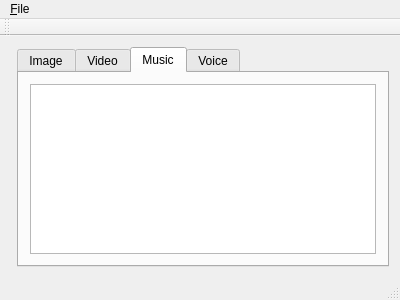
<?xml version="1.0" encoding="UTF-8"?>
<ui version="4.0">
 <class>MainWindow</class>
 <widget class="QMainWindow" name="MainWindow">
  <property name="geometry">
   <rect>
    <x>0</x>
    <y>0</y>
    <width>400</width>
    <height>300</height>
   </rect>
  </property>
  <property name="windowTitle">
   <string>MainWindow</string>
  </property>
  <widget class="QWidget" name="centralWidget">
   <layout class="QGridLayout" name="gridLayout">
    <item row="0" column="0">
     <widget class="VideoSurface" name="widget" native="true"/>
    </item>
    <item row="0" column="1">
     <widget class="QTabWidget" name="tabWidget">
      <property name="currentIndex">
       <number>2</number>
      </property>
      <widget class="QWidget" name="image">
       <attribute name="title">
        <string>Image</string>
       </attribute>
      </widget>
      <widget class="QWidget" name="video">
       <attribute name="title">
        <string>Video</string>
       </attribute>
       <layout class="QVBoxLayout" name="verticalLayout">
        <item>
         <widget class="QListView" name="videoListView"/>
        </item>
       </layout>
      </widget>
      <widget class="QWidget" name="music">
       <attribute name="title">
        <string>Music</string>
       </attribute>
       <layout class="QVBoxLayout" name="verticalLayout_2">
        <item>
         <widget class="QListView" name="musicListView"/>
        </item>
       </layout>
      </widget>
      <widget class="QWidget" name="voice">
       <attribute name="title">
        <string>Voice</string>
       </attribute>
       <layout class="QVBoxLayout" name="verticalLayout_3">
        <item>
         <widget class="QListView" name="voiceListView"/>
        </item>
       </layout>
      </widget>
     </widget>
    </item>
   </layout>
  </widget>
  <widget class="QMenuBar" name="menuBar">
   <property name="geometry">
    <rect>
     <x>0</x>
     <y>0</y>
     <width>400</width>
     <height>19</height>
    </rect>
   </property>
   <widget class="QMenu" name="menu_File">
    <property name="title">
     <string>&amp;File</string>
    </property>
    <addaction name="actionOpen_folder"/>
    <addaction name="separator"/>
    <addaction name="action_Quit"/>
   </widget>
   <addaction name="menu_File"/>
  </widget>
  <widget class="QToolBar" name="mainToolBar">
   <attribute name="toolBarArea">
    <enum>TopToolBarArea</enum>
   </attribute>
   <attribute name="toolBarBreak">
    <bool>false</bool>
   </attribute>
  </widget>
  <widget class="QStatusBar" name="statusBar"/>
  <action name="actionOpen_folder">
   <property name="text">
    <string>Open &amp;folder</string>
   </property>
   <property name="shortcut">
    <string>Ctrl+O</string>
   </property>
  </action>
  <action name="action_Quit">
   <property name="text">
    <string>&amp;Quit</string>
   </property>
   <property name="shortcut">
    <string>Ctrl+Q</string>
   </property>
  </action>
 </widget>
 <layoutdefault spacing="6" margin="11"/>
 <customwidgets>
  <customwidget>
   <class>VideoSurface</class>
   <extends>QWidget</extends>
   <header>videosurface.h</header>
   <container>1</container>
  </customwidget>
 </customwidgets>
 <resources/>
 <connections>
  <connection>
   <sender>action_Quit</sender>
   <signal>triggered()</signal>
   <receiver>MainWindow</receiver>
   <slot>close()</slot>
   <hints>
    <hint type="sourcelabel">
     <x>-1</x>
     <y>-1</y>
    </hint>
    <hint type="destinationlabel">
     <x>199</x>
     <y>149</y>
    </hint>
   </hints>
  </connection>
 </connections>
</ui>
